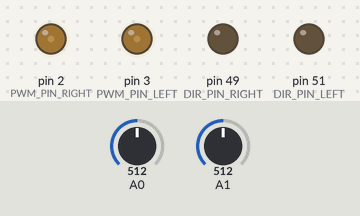
Recording of a sketch running on a simulated Arduino Mega 2560, built with avr-gcc and run on an emulated ATmega2560. Parts: output pins drawn as LEDs (lit = HIGH). The inputs (shaded band) are chosen by the test bench; at power-on: A0 = 512, A1 = 512.

Above: at 1.2 s.
1.3 s: A0 set to 716
At 2.3 s:
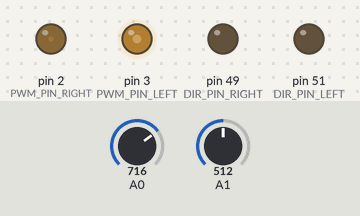
2.8 s: A1 set to 306
At 3.5 s:
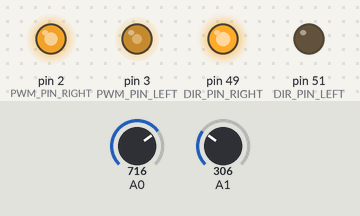
4.3 s: A0 set to 900
At 4.6 s:
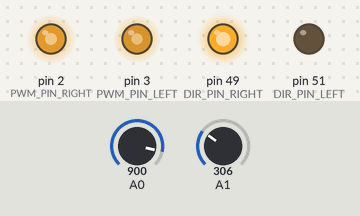
5.8 s: A1 set to 122
At 6.9 s:
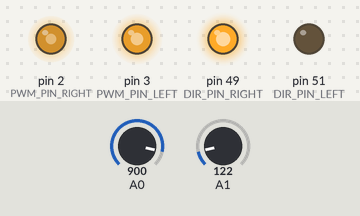
7.3 s: A1 set to 0
At 8.1 s:
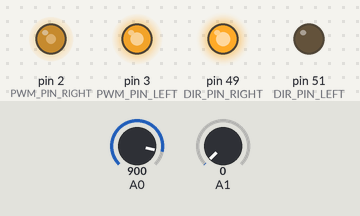
8.8 s: A0 set to 306
At 9.2 s:
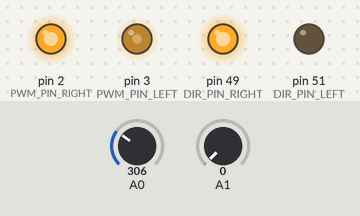
Timing chart, 0 to 11.3 s (numbered marks = the images above; inputs shaded):
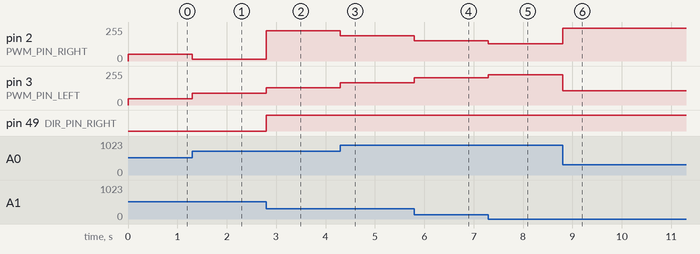

The sketch:

lineFollowingAF.ino
```cpp
#define DIR_PIN_RIGHT 49
#define PWM_PIN_RIGHT 2

#define DIR_PIN_LEFT 51
#define PWM_PIN_LEFT 3

void setup()
{
  //Настраиваем ножки на выход
  pinMode(DIR_PIN_RIGHT, OUTPUT);
  pinMode(DIR_PIN_LEFT, OUTPUT);
}

void loop()
{
  //Получаем значение с датчиков линии
  int leftSensor = analogRead(A1);
  int rightSensor = analogRead(A0);
  //Находим разницу значений датчиков, умноженное на коефицициент
  int cur = (leftSensor - rightSensor + 12) * 0.2;

  //Вызываем функции, в которых настраиваем скорость движения
  rightEngineDriver(50 + cur);
  leftEngineDriver(50 - cur);
}

//2 функции, для движения колес
void rightEngineDriver(int a) {
    if (a >= 0) {
      digitalWrite(DIR_PIN_RIGHT, LOW);
      analogWrite(PWM_PIN_RIGHT, a);
    } else {
      digitalWrite(DIR_PIN_RIGHT, HIGH);
      analogWrite(PWM_PIN_RIGHT, 255 + a);
    }
}

void leftEngineDriver(int a) {
    if (a >= 0) {
      digitalWrite(DIR_PIN_LEFT, LOW);
      analogWrite(PWM_PIN_LEFT, a);
    } else {
      digitalWrite(DIR_PIN_LEFT, HIGH);
      analogWrite(PWM_PIN_LEFT, 255 + a);
    }
}
```

Measured:
- after the input at 1.3 s, pin 2 (PWM_PIN_RIGHT): 52/255 → 12/255 at once; pin 3 (PWM_PIN_LEFT): 48/255 → 88/255 at once
- after the input at 2.8 s, pin 2 (PWM_PIN_RIGHT): 12/255 → 226/255 at once; pin 3 (PWM_PIN_LEFT): 88/255 → 129/255 at once; pin 49 (DIR_PIN_RIGHT): LOW → HIGH at once
- after the input at 4.3 s, pin 2 (PWM_PIN_RIGHT): 226/255 → 189/255 at once; pin 3 (PWM_PIN_LEFT): 129/255 → 166/255 at once
- after the input at 5.8 s, pin 2 (PWM_PIN_RIGHT): 189/255 → 152/255 at once; pin 3 (PWM_PIN_LEFT): 166/255 → 203/255 at once
- after the input at 7.3 s, pin 2 (PWM_PIN_RIGHT): 152/255 → 128/255 at once; pin 3 (PWM_PIN_LEFT): 203/255 → 227/255 at once
- after the input at 8.8 s, pin 2 (PWM_PIN_RIGHT): 128/255 → 247/255 at once; pin 3 (PWM_PIN_LEFT): 227/255 → 108/255 at once
